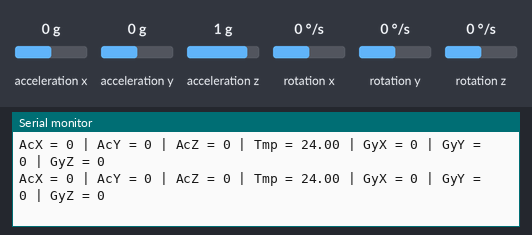
Bench run of a sketch on a simulated Arduino Uno, built with avr-gcc and run on an emulated ATmega328P. On the bench: the last lines printed to the serial monitor. Wiring (inferred from the names in the program): MPU-6050 motion sensor at I2C address 0x68. The test bench sets the inputs (shaded band); at power-on: acceleration x 0 g, acceleration y 0 g, rotation x 0 °/s, rotation y 0 °/s, rotation z 0 °/s, acceleration z 1 g.

Above: at 1.2 s.
1.3 s: acceleration x set to -1.4 g
At 1.6 s:
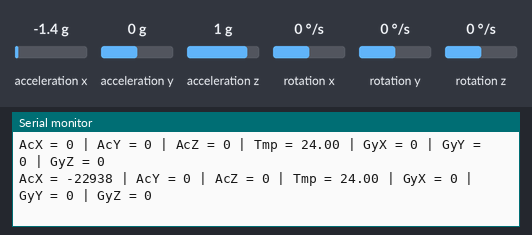
2.8 s: acceleration y set to -1.4 g
At 3.35 s:
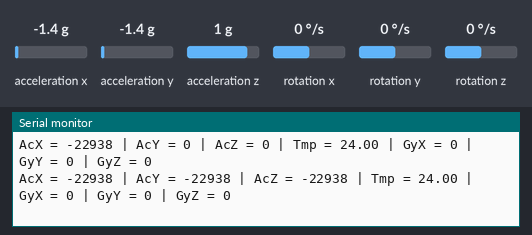
4.3 s: rotation x set to -192 °/s
At 4.43 s:
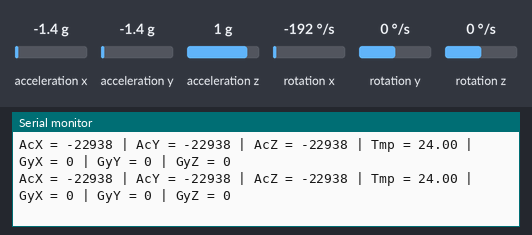
5.8 s: rotation y set to -192 °/s
At 5.88 s:
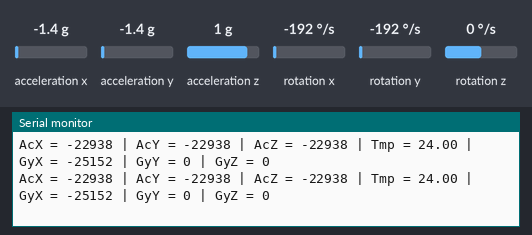
7.3 s: rotation z set to -192 °/s
At 7.35 s:
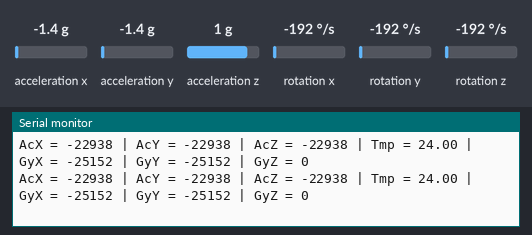

The sketch:

1.MPU6050_raw_read.ino
```cpp
#include <Wire.h> // I2C 통신을 위한 라이브러리 include

const int MPU_addr=0x68; // MPU6050의 I2C 기본주소
int16_t AcX,AcY,AcZ,Tmp,GyX,GyY,GyZ; // Ac : 가속도 / Gy : 자이로


void setup() {
  // put your setup code here, to run once:
  Wire.begin();   // Wire 라이브러리 초기화
  Wire.beginTransmission(MPU_addr); // MPU_6050 I2C 주소와의 통신 시작
  Wire.write(0x6B);   // PWR_MGMT_1 resgister
  Wire.write(0);      // MPU_6050 시작 모드로 설정
  Wire.endTransmission(true); // MPU 데이터 통신 종료
  Serial.begin(9600);  // 시리얼 통신 속도 설정

}

void loop() {
  // put your main code here, to run repeatedly:
  Wire.beginTransmission(MPU_addr);   // 데이터 전송 시작
  Wire.write(0x3B);     // register 0x3B 시작 ( ACCEL_XOUT_H ), 큐에 데이터 기록
  Wire.endTransmission(false);  // 연결 유지
  Wire.requestFrom(MPU_addr,14,true);  // MPU에게 데이터 요청
  // 데이터 한 바이트씩 읽어서 반환하도록 하는 과정
  AcX=Wire.read()<<8|Wire.read(); // 0x3B (ACCEL_XOUT_H) & 0x3C (ACCEL_XOUT_L)
  AcY=Wire.read()<<8|Wire.read(); // 0x3D (ACCEL_YOUT_H) & 0x3E (ACCEL_YOUT_L)
  AcZ=Wire.read()<<8|Wire.read(); // 0x3F (ACCEL_ZOUT_H) & 0x40 (ACCEL_ZOUT_L)
  Tmp=Wire.read()<<8|Wire.read(); // 0x41 (TEMP_OUT_H) & 0x42 (TEMP_OUT_L)
  GyX=Wire.read()<<8|Wire.read(); // 0x43 (GYRO_XOUT_H) & 0x44 (GYRO_XOUT_L)
  GyY=Wire.read()<<8|Wire.read(); // 0x45 (GYRO_YOUT_H) & 0x46 (GYRO_YOUT_L)
  GyZ=Wire.read()<<8|Wire.read(); // 0x47 (GYRO_ZOUT_H) & 0x48 (GYRO_ZOUT_L)

  // 시리얼 모니터에 값 출력
  Serial.print("AcX = "); Serial.print(AcX);
  Serial.print(" | AcY = "); Serial.print(AcY);
  Serial.print(" | AcZ = "); Serial.print(AcY);
  Serial.print(" | Tmp = "); Serial.print(Tmp/340.00+36.53);
  Serial.print(" | GyX = "); Serial.print(GyX);
  Serial.print(" | GyY = "); Serial.print(GyY);
  Serial.print(" | GyZ = "); Serial.println(GyZ);
  delay(333);
}
```

Measured:
- after the input at 1.3 s, the serial monitor: prints a new line after 0.07 s (image 1)
- after the input at 2.8 s, the serial monitor: prints a new line after 0.32 s (image 2)
